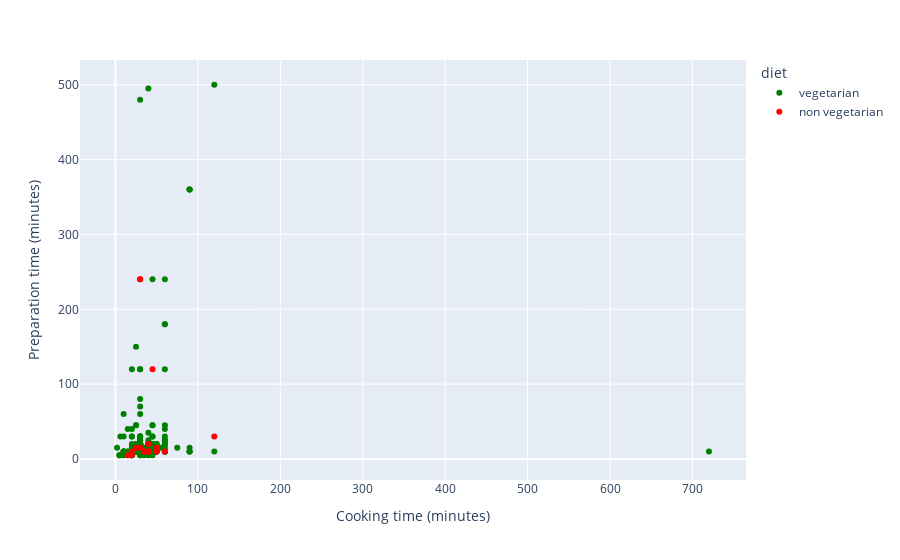

Notebook code cell kept with this figure:
### Markdown cell above
### Comparing preparation time and cooking time for Veg and Non Veg dishes <a class="anchor" id="section_1_2_8"></a>

### Code cell
fig = px.scatter(df,x='cook_time',y='prep_time',color='diet',
                 color_discrete_sequence=['green','red'], hover_data = ['name'],
                 labels={
                     'cook_time': 'Cooking time (minutes)',
                     'prep_time': 'Preparation time (minutes)'
                 })
fig.show()

### Figure 1 — Plotly figure (JSON) as saved in the notebook; plotly's stock layout.template omitted (floating-point values rounded to 4 significant figures; data arrays with more than 128 entries replaced by an {"elided": "..."} marker saying what was removed)
{"data": [{"customdata": {"elided": "226x1 str values"}, "hovertemplate": "diet=vegetarian<br>Cooking time (minutes)=%{x}<br>Preparation time (minutes)=%{y}<br>name=%{customdata[0]}<extra></extra>", "legendgroup": "vegetarian", "marker": {"color": "green", "symbol": "circle"}, "mode": "markers", "name": "vegetarian", "orientation": "v", "showlegend": true, "type": "scatter", "x": {"elided": "226 int values"}, "xaxis": "x", "y": {"elided": "226 int values"}, "yaxis": "y"}, {"customdata": [["Maach Jhol"], ["Pork Bharta"], ["Galho"], ["Biryani"], ["Butter chicken"], ["Chicken razala"], ["Chicken Tikka masala"], ["Chicken Tikka"], ["Tandoori Chicken"], ["Tandoori Fish Tikka"], ["Beef Fry"], ["Chicken Varuval"], ["Kolim Jawla"], ["Bombil fry"], ["Vindaloo"], ["Kumol Sawul"], ["Alu Pitika"], ["Masor tenga"], ["Bilahi Maas"], ["Black rice"], ["Chingri malai curry"], ["Haq Maas"], ["Chingri Bhape"], ["Kabiraji"], ["Koldil Chicken"], ["Konir Dom"], ["Koldil Duck"], ["Masor Koni"], ["Prawn malai curry"]], "hovertemplate": "diet=non vegetarian<br>Cooking time (minutes)=%{x}<br>Preparation time (minutes)=%{y}<br>name=%{customdata[0]}<extra></extra>", "legendgroup": "non vegetarian", "marker": {"color": "red", "symbol": "circle"}, "mode": "markers", "name": "non vegetarian", "orientation": "v", "showlegend": true, "type": "scatter", "x": [40, null, 15, 120, 35, 35, 50, 45, 30, 30, 60, 35, null, null, 40, null, 20, 25, 20, null, 40, 40, 30, null, null, null, null, null, 50], "xaxis": "x", "y": [10, null, 5, 30, 10, 10, 10, 120, 240, 240, 10, 10, null, null, 10, null, 5, 15, 10, null, 10, 20, 15, null, null, null, null, null, 15], "yaxis": "y"}], "layout": {"autosize": true, "legend": {"title": {"text": "diet"}, "tracegroupgap": 0}, "margin": {"t": 60}, "xaxis": {"anchor": "y", "autorange": true, "domain": [0, 1], "range": [-41.4, 763.4], "title": {"text": "Cooking time (minutes)"}, "type": "linear"}, "yaxis": {"anchor": "x", "autorange": true, "domain": [0, 1], "range": [-30.1, 535.1], "title": {"text": "Preparation time (minutes)"}, "type": "linear"}}}
